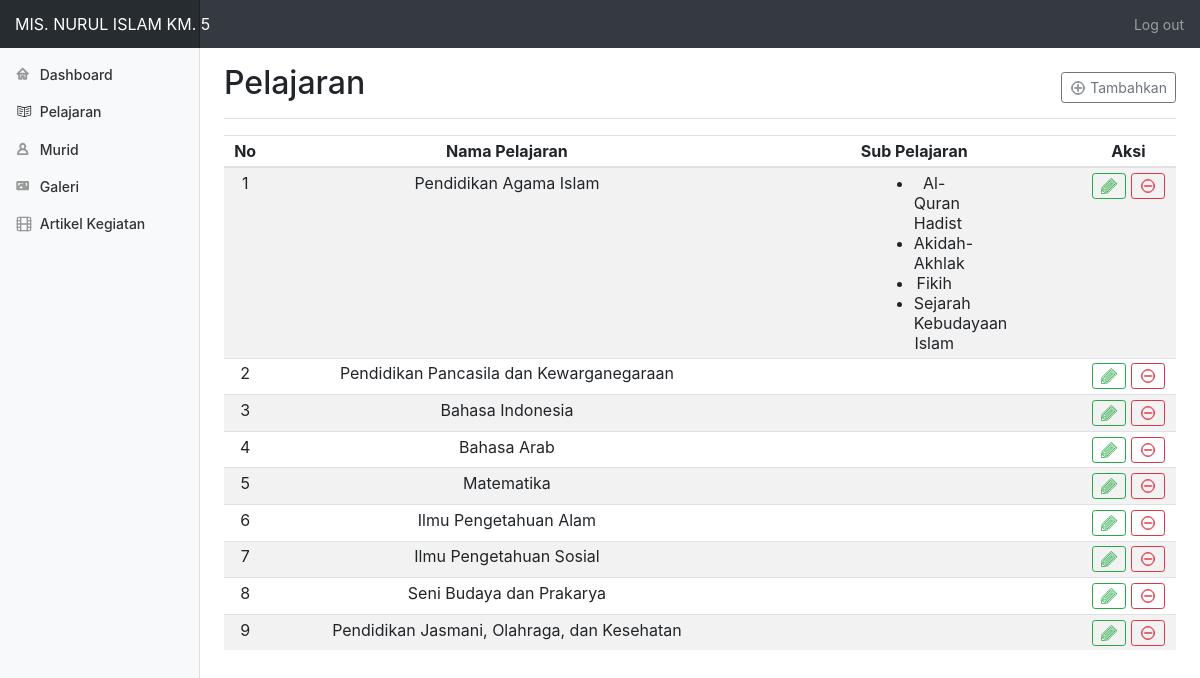
Page /admin/pelajaran.php (signed in) on the committed database.
### tables this page shows
CREATE TABLE `pelajaran` (
  `id` int(11) NOT NULL,
  `nama_pelajaran` varchar(255) NOT NULL,
  `sub_pelajaran` text NOT NULL
);

### admin/pelajaran.php (the view, shortened to what this page needs)
<?php include("header.php") ?>
        <main role="main" class="col-md-9 ml-sm-auto col-lg-10 pt-3 px-4">
          <div class="d-flex justify-content-between flex-wrap flex-md-nowrap align-items-center pb-2 mb-3 border-bottom">
            <h1 class="h2">Pelajaran</h1>
            <div class="btn-toolbar mb-2 mb-md-0">
              <a class="btn btn-sm btn-outline-secondary" href="pelajaran-add.php">
                Tambahkan
                </a>
            </div>
          </div>
          <?php
            $query = mysqli_query($conn, "SELECT * FROM pelajaran");
            $no = 1;
          ?>
          <div class="table-responsive">
            <table class="table table-striped table-sm ">
              <thead>
                <tr>
                  <th class="text-center">No</th>
                  <th class="text-center">Nama Pelajaran</th>
                  <th class="text-center">Sub Pelajaran</th>
                  <th class="text-center">Aksi</th>
                </tr>
              </thead>
              <tbody>
                <?php while($row = mysqli_fetch_array($query)): ?>
                    <tr>
                    <td class="text-center"><?=$no++?></td>
                    <td class="text-center"><?=$row['nama_pelajaran']?></td>
                    <?php if(!empty(json_decode($row['sub_pelajaran'], true)[0])): ?>
                      <td class="text-center"><ul class="w-25 m-auto"><li><?=implode("</li><li>", json_decode($row['sub_pelajaran']))?></li></ul></td>
                    <?php else: ?>
                      <td class="text-center"></td>
                    <?php endif ?>
                    <td class="text-center" width="10%">
                    <a class="btn btn-sm btn-outline-success" href="pelajaran-edit.php?id=<?=$row['id']?>">
                </a>
                    <a class="btn btn-sm btn-outline-danger" onclick="return confirm('Ingin menghapus ?')" href="pelajaran-hapus.php?id=<?=$row['id']?>">
                </a>
            </td>
                    </tr>
                <?php endwhile ?>
              </tbody>
            </table>
          </div>
        </main>
      </div>
    </div>
</body>
</html>

### admin/header.php (shortened to what this page needs)
<html lang="en">
    <head>
    <link rel="stylesheet" href="https://cdn.jsdelivr.net/npm/bootstrap@4.6.0/dist/css/bootstrap.min.css">
    <link href="../css/admin.css" rel="stylesheet">
  <body>
    <nav class="navbar navbar-dark sticky-top bg-dark flex-md-nowrap p-0">
      <a class="navbar-brand col-sm-3 col-md-2 mr-0" href="../index.php">MIS. NURUL ISLAM KM. 5</a>
      <ul class="navbar-nav px-3">
        <li class="nav-item text-nowrap">
          <a class="nav-link" href="../logout.php">Log out</a>
        </li>
      </ul>
    </nav>
    <div class="container-fluid">
      <div class="row">
        <nav class="col-md-2 d-none d-md-block bg-light sidebar">
          <div class="sidebar-sticky">
            <ul class="nav flex-column">
              <li class="nav-item">
                <a class="nav-link" href="index.php">
                  Dashboard
                </a>
              </li>
              <li class="nav-item">
                <a class="nav-link" href="pelajaran.php">
                        Pelajaran
                </a>
              </li>
              <li class="nav-item">
                <a class="nav-link" href="murid.php">
                        Murid
                </a>
              </li>
              <li class="nav-item">
                <a class="nav-link" href="galeri.php">
                  Galeri
                </a>
              </li>
              <li class="nav-item">
                <a class="nav-link" href="artikel.php">
                  Artikel Kegiatan
                </a>
              </li>
            </ul>
          </div>
        </nav>

### css/admin.css (style rules this page uses)
body { font-size: .875rem; }
.feather { width: 16px; height: 16px; vertical-align: text-bottom; }
.sidebar { position: fixed; top: 0; bottom: 0; left: 0; z-index: 100; padding: 0; box-shadow: inset -1px 0 0 rgba(0, 0, 0, .1); }
.sidebar-sticky { position: -webkit-sticky; position: sticky; top: 48px; height: calc(100vh - 48px); padding-top: .5rem; overflow-x: hidden; overflow-y: auto; }
.sidebar .nav-link { font-weight: 500; color: #333; }
.sidebar .nav-link .feather { margin-right: 4px; color: #999; }
.navbar-brand { padding-top: .75rem; padding-bottom: .75rem; font-size: 1rem; background-color: rgba(0, 0, 0, .25); box-shadow: inset -1px 0 0 rgba(0, 0, 0, .25); }
.border-bottom { border-bottom: 1px solid #e5e5e5; }

### rows in the picture
pelajaran: nama_pelajaran "Pendidikan Agama Islam", sub_pelajaran "Al-Quran Hadist Akidah-Akhlak Fikih Sejarah Kebudayaan Islam"
pelajaran: nama_pelajaran "Pendidikan Pancasila dan Kewarganegaraan"
pelajaran: nama_pelajaran "Bahasa Indonesia"
pelajaran: nama_pelajaran "Bahasa Arab"
pelajaran: nama_pelajaran "Matematika"
pelajaran: nama_pelajaran "Ilmu Pengetahuan Alam"
pelajaran: nama_pelajaran "Ilmu Pengetahuan Sosial"
pelajaran: nama_pelajaran "Seni Budaya dan Prakarya"
pelajaran: nama_pelajaran "Pendidikan Jasmani, Olahraga, dan Kesehatan"
